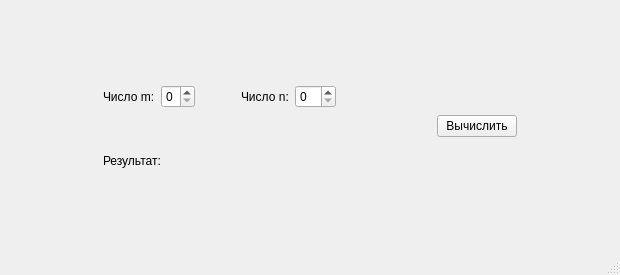
<?xml version="1.0" encoding="UTF-8"?>
<ui version="4.0">
 <class>MainWindow</class>
 <widget class="QMainWindow" name="MainWindow">
  <property name="geometry">
   <rect>
    <x>0</x>
    <y>0</y>
    <width>620</width>
    <height>275</height>
   </rect>
  </property>
  <property name="minimumSize">
   <size>
    <width>620</width>
    <height>275</height>
   </size>
  </property>
  <property name="maximumSize">
   <size>
    <width>620</width>
    <height>275</height>
   </size>
  </property>
  <property name="windowTitle">
   <string>MainWindow</string>
  </property>
  <widget class="QWidget" name="centralwidget">
   <layout class="QGridLayout" name="gridLayout">
    <item row="1" column="2">
     <spacer name="horizontalSpacer_3">
      <property name="orientation">
       <enum>Qt::Horizontal</enum>
      </property>
      <property name="sizeHint" stdset="0">
       <size>
        <width>40</width>
        <height>20</height>
       </size>
      </property>
     </spacer>
    </item>
    <item row="0" column="1">
     <spacer name="verticalSpacer_2">
      <property name="orientation">
       <enum>Qt::Vertical</enum>
      </property>
      <property name="sizeHint" stdset="0">
       <size>
        <width>20</width>
        <height>40</height>
       </size>
      </property>
     </spacer>
    </item>
    <item row="1" column="4">
     <spacer name="horizontalSpacer_2">
      <property name="orientation">
       <enum>Qt::Horizontal</enum>
      </property>
      <property name="sizeHint" stdset="0">
       <size>
        <width>40</width>
        <height>20</height>
       </size>
      </property>
     </spacer>
    </item>
    <item row="1" column="0">
     <spacer name="horizontalSpacer">
      <property name="orientation">
       <enum>Qt::Horizontal</enum>
      </property>
      <property name="sizeHint" stdset="0">
       <size>
        <width>40</width>
        <height>20</height>
       </size>
      </property>
     </spacer>
    </item>
    <item row="1" column="1">
     <layout class="QVBoxLayout" name="verticalLayout">
      <item>
       <layout class="QHBoxLayout" name="horizontalLayout">
        <item>
         <widget class="QLabel" name="label_2">
          <property name="text">
           <string>Число m:</string>
          </property>
         </widget>
        </item>
        <item>
         <widget class="QSpinBox" name="spinBox_numberM">
          <property name="maximum">
           <number>3</number>
          </property>
         </widget>
        </item>
        <item>
         <spacer name="horizontalSpacer_4">
          <property name="orientation">
           <enum>Qt::Horizontal</enum>
          </property>
          <property name="sizeHint" stdset="0">
           <size>
            <width>40</width>
            <height>20</height>
           </size>
          </property>
         </spacer>
        </item>
        <item>
         <widget class="QLabel" name="label_3">
          <property name="text">
           <string>Число n:</string>
          </property>
         </widget>
        </item>
        <item>
         <widget class="QSpinBox" name="spinBox_numberN">
          <property name="maximum">
           <number>10</number>
          </property>
         </widget>
        </item>
       </layout>
      </item>
      <item>
       <spacer name="verticalSpacer">
        <property name="orientation">
         <enum>Qt::Vertical</enum>
        </property>
        <property name="sizeHint" stdset="0">
         <size>
          <width>20</width>
          <height>40</height>
         </size>
        </property>
       </spacer>
      </item>
      <item>
       <layout class="QHBoxLayout" name="horizontalLayout_3">
        <item>
         <widget class="QLabel" name="label">
          <property name="text">
           <string>Результат:</string>
          </property>
         </widget>
        </item>
        <item>
         <widget class="QLabel" name="binary">
          <property name="text">
           <string/>
          </property>
         </widget>
        </item>
       </layout>
      </item>
     </layout>
    </item>
    <item row="1" column="3">
     <widget class="QPushButton" name="pushButton">
      <property name="text">
       <string>Вычислить</string>
      </property>
     </widget>
    </item>
    <item row="2" column="1">
     <spacer name="verticalSpacer_3">
      <property name="orientation">
       <enum>Qt::Vertical</enum>
      </property>
      <property name="sizeHint" stdset="0">
       <size>
        <width>20</width>
        <height>40</height>
       </size>
      </property>
     </spacer>
    </item>
   </layout>
  </widget>
  <widget class="QMenuBar" name="menubar">
   <property name="geometry">
    <rect>
     <x>0</x>
     <y>0</y>
     <width>620</width>
     <height>22</height>
    </rect>
   </property>
  </widget>
  <widget class="QStatusBar" name="statusbar"/>
 </widget>
 <resources/>
 <connections/>
</ui>
